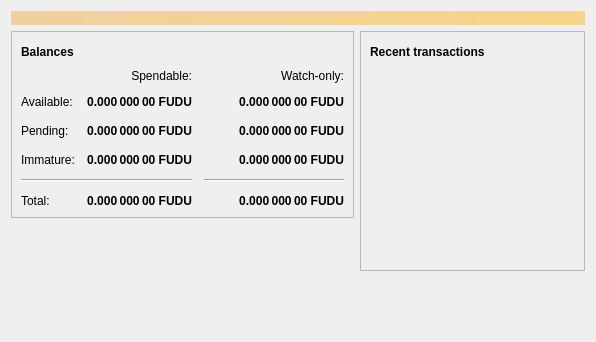
<?xml version="1.0" encoding="UTF-8"?>
<ui version="4.0">
 <class>OverviewPage</class>
 <widget class="QWidget" name="OverviewPage">
  <property name="geometry">
   <rect>
    <x>0</x>
    <y>0</y>
    <width>596</width>
    <height>342</height>
   </rect>
  </property>
  <property name="windowTitle">
   <string>Form</string>
  </property>
  <layout class="QVBoxLayout" name="topLayout">
   <item>
    <widget class="QLabel" name="labelAlerts">
     <property name="visible">
      <bool>false</bool>
     </property>
     <property name="styleSheet">
      <string notr="true">QLabel { background-color: qlineargradient(x1: 0, y1: 0, x2: 1, y2: 0, stop:0 #F0D0A0, stop:1 #F8D488); color:#000000; }</string>
     </property>
     <property name="wordWrap">
      <bool>true</bool>
     </property>
     <property name="margin">
      <number>3</number>
     </property>
     <property name="textInteractionFlags">
      <set>Qt::TextSelectableByMouse</set>
     </property>
    </widget>
   </item>
   <item>
    <layout class="QHBoxLayout" name="horizontalLayout" stretch="1,1">
     <item>
      <layout class="QVBoxLayout" name="verticalLayout_2">
       <item>
        <widget class="QFrame" name="frame">
         <property name="frameShape">
          <enum>QFrame::StyledPanel</enum>
         </property>
         <property name="frameShadow">
          <enum>QFrame::Raised</enum>
         </property>
         <layout class="QVBoxLayout" name="verticalLayout_4">
          <item>
           <layout class="QHBoxLayout" name="horizontalLayout_4">
            <item>
             <widget class="QLabel" name="label_5">
              <property name="font">
               <font>
                <weight>75</weight>
                <bold>true</bold>
               </font>
              </property>
              <property name="text">
               <string>Balances</string>
              </property>
             </widget>
            </item>
            <item>
             <widget class="QPushButton" name="labelWalletStatus">
              <property name="enabled">
               <bool>true</bool>
              </property>
              <property name="maximumSize">
               <size>
                <width>30</width>
                <height>16777215</height>
               </size>
              </property>
              <property name="toolTip">
               <string>The displayed information may be out of date. Your wallet automatically synchronizes with the Fuducoin network after a connection is established, but this process has not completed yet.</string>
              </property>
              <property name="text">
               <string/>
              </property>
              <property name="icon">
               <iconset resource="../bitcoin.qrc">
                <normaloff>:/icons/warning</normaloff>
                <disabledoff>:/icons/warning</disabledoff>:/icons/warning</iconset>
              </property>
              <property name="iconSize">
               <size>
                <width>24</width>
                <height>24</height>
               </size>
              </property>
              <property name="flat">
               <bool>true</bool>
              </property>
             </widget>
            </item>
            <item>
             <spacer name="horizontalSpacer_3">
              <property name="orientation">
               <enum>Qt::Horizontal</enum>
              </property>
              <property name="sizeHint" stdset="0">
               <size>
                <width>40</width>
                <height>20</height>
               </size>
              </property>
             </spacer>
            </item>
           </layout>
          </item>
          <item>
           <layout class="QGridLayout" name="gridLayout">
            <property name="spacing">
             <number>12</number>
            </property>
            <item row="2" column="2">
             <widget class="QLabel" name="labelWatchPending">
              <property name="font">
               <font>
                <weight>75</weight>
                <bold>true</bold>
               </font>
              </property>
              <property name="cursor">
               <cursorShape>IBeamCursor</cursorShape>
              </property>
              <property name="toolTip">
               <string>Unconfirmed transactions to watch-only addresses</string>
              </property>
              <property name="text">
               <string notr="true">0.000 000 00 FUDU</string>
              </property>
              <property name="alignment">
               <set>Qt::AlignRight|Qt::AlignTrailing|Qt::AlignVCenter</set>
              </property>
              <property name="textInteractionFlags">
               <set>Qt::LinksAccessibleByMouse|Qt::TextSelectableByKeyboard|Qt::TextSelectableByMouse</set>
              </property>
             </widget>
            </item>
            <item row="2" column="1">
             <widget class="QLabel" name="labelUnconfirmed">
              <property name="font">
               <font>
                <weight>75</weight>
                <bold>true</bold>
               </font>
              </property>
              <property name="cursor">
               <cursorShape>IBeamCursor</cursorShape>
              </property>
              <property name="toolTip">
               <string>Total of transactions that have yet to be confirmed, and do not yet count toward the spendable balance</string>
              </property>
              <property name="text">
               <string notr="true">0.000 000 00 FUDU</string>
              </property>
              <property name="alignment">
               <set>Qt::AlignRight|Qt::AlignTrailing|Qt::AlignVCenter</set>
              </property>
              <property name="textInteractionFlags">
               <set>Qt::LinksAccessibleByMouse|Qt::TextSelectableByKeyboard|Qt::TextSelectableByMouse</set>
              </property>
             </widget>
            </item>
            <item row="3" column="2">
             <widget class="QLabel" name="labelWatchImmature">
              <property name="font">
               <font>
                <weight>75</weight>
                <bold>true</bold>
               </font>
              </property>
              <property name="cursor">
               <cursorShape>IBeamCursor</cursorShape>
              </property>
              <property name="toolTip">
               <string>Mined balance in watch-only addresses that has not yet matured</string>
              </property>
              <property name="text">
               <string notr="true">0.000 000 00 FUDU</string>
              </property>
              <property name="alignment">
               <set>Qt::AlignRight|Qt::AlignTrailing|Qt::AlignVCenter</set>
              </property>
              <property name="textInteractionFlags">
               <set>Qt::LinksAccessibleByMouse|Qt::TextSelectableByKeyboard|Qt::TextSelectableByMouse</set>
              </property>
             </widget>
            </item>
            <item row="4" column="0" colspan="2">
             <widget class="Line" name="line">
              <property name="orientation">
               <enum>Qt::Horizontal</enum>
              </property>
             </widget>
            </item>
            <item row="4" column="2">
             <widget class="Line" name="lineWatchBalance">
              <property name="sizePolicy">
               <sizepolicy hsizetype="Preferred" vsizetype="Fixed">
                <horstretch>0</horstretch>
                <verstretch>0</verstretch>
               </sizepolicy>
              </property>
              <property name="minimumSize">
               <size>
                <width>140</width>
                <height>0</height>
               </size>
              </property>
              <property name="orientation">
               <enum>Qt::Horizontal</enum>
              </property>
             </widget>
            </item>
            <item row="5" column="0">
             <widget class="QLabel" name="labelTotalText">
              <property name="text">
               <string>Total:</string>
              </property>
             </widget>
            </item>
            <item row="3" column="1">
             <widget class="QLabel" name="labelImmature">
              <property name="font">
               <font>
                <weight>75</weight>
                <bold>true</bold>
               </font>
              </property>
              <property name="cursor">
               <cursorShape>IBeamCursor</cursorShape>
              </property>
              <property name="toolTip">
               <string>Mined balance that has not yet matured</string>
              </property>
              <property name="text">
               <string notr="true">0.000 000 00 FUDU</string>
              </property>
              <property name="alignment">
               <set>Qt::AlignRight|Qt::AlignTrailing|Qt::AlignVCenter</set>
              </property>
              <property name="textInteractionFlags">
               <set>Qt::LinksAccessibleByMouse|Qt::TextSelectableByKeyboard|Qt::TextSelectableByMouse</set>
              </property>
             </widget>
            </item>
            <item row="2" column="3">
             <spacer name="horizontalSpacer_2">
              <property name="orientation">
               <enum>Qt::Horizontal</enum>
              </property>
              <property name="sizeHint" stdset="0">
               <size>
                <width>40</width>
                <height>20</height>
               </size>
              </property>
             </spacer>
            </item>
            <item row="3" column="0">
             <widget class="QLabel" name="labelImmatureText">
              <property name="text">
               <string>Immature:</string>
              </property>
             </widget>
            </item>
            <item row="5" column="1">
             <widget class="QLabel" name="labelTotal">
              <property name="font">
               <font>
                <weight>75</weight>
                <bold>true</bold>
               </font>
              </property>
              <property name="cursor">
               <cursorShape>IBeamCursor</cursorShape>
              </property>
              <property name="toolTip">
               <string>Your current total balance</string>
              </property>
              <property name="text">
               <string notr="true">0.000 000 00 FUDU</string>
              </property>
              <property name="alignment">
               <set>Qt::AlignRight|Qt::AlignTrailing|Qt::AlignVCenter</set>
              </property>
              <property name="textInteractionFlags">
               <set>Qt::LinksAccessibleByMouse|Qt::TextSelectableByKeyboard|Qt::TextSelectableByMouse</set>
              </property>
             </widget>
            </item>
            <item row="5" column="2">
             <widget class="QLabel" name="labelWatchTotal">
              <property name="font">
               <font>
                <weight>75</weight>
                <bold>true</bold>
               </font>
              </property>
              <property name="cursor">
               <cursorShape>IBeamCursor</cursorShape>
              </property>
              <property name="toolTip">
               <string>Current total balance in watch-only addresses</string>
              </property>
              <property name="text">
               <string notr="true">0.000 000 00 FUDU</string>
              </property>
              <property name="alignment">
               <set>Qt::AlignRight|Qt::AlignTrailing|Qt::AlignVCenter</set>
              </property>
              <property name="textInteractionFlags">
               <set>Qt::LinksAccessibleByMouse|Qt::TextSelectableByKeyboard|Qt::TextSelectableByMouse</set>
              </property>
             </widget>
            </item>
            <item row="0" column="2">
             <widget class="QLabel" name="labelWatchonly">
              <property name="text">
               <string>Watch-only:</string>
              </property>
              <property name="alignment">
               <set>Qt::AlignRight|Qt::AlignTrailing|Qt::AlignVCenter</set>
              </property>
             </widget>
            </item>
            <item row="1" column="0">
             <widget class="QLabel" name="labelBalanceText">
              <property name="text">
               <string>Available:</string>
              </property>
             </widget>
            </item>
            <item row="1" column="1">
             <widget class="QLabel" name="labelBalance">
              <property name="font">
               <font>
                <weight>75</weight>
                <bold>true</bold>
               </font>
              </property>
              <property name="cursor">
               <cursorShape>IBeamCursor</cursorShape>
              </property>
              <property name="toolTip">
               <string>Your current spendable balance</string>
              </property>
              <property name="text">
               <string notr="true">0.000 000 00 FUDU</string>
              </property>
              <property name="alignment">
               <set>Qt::AlignRight|Qt::AlignTrailing|Qt::AlignVCenter</set>
              </property>
              <property name="textInteractionFlags">
               <set>Qt::LinksAccessibleByMouse|Qt::TextSelectableByKeyboard|Qt::TextSelectableByMouse</set>
              </property>
             </widget>
            </item>
            <item row="1" column="2">
             <widget class="QLabel" name="labelWatchAvailable">
              <property name="font">
               <font>
                <weight>75</weight>
                <bold>true</bold>
               </font>
              </property>
              <property name="cursor">
               <cursorShape>IBeamCursor</cursorShape>
              </property>
              <property name="toolTip">
               <string>Your current balance in watch-only addresses</string>
              </property>
              <property name="text">
               <string notr="true">0.000 000 00 FUDU</string>
              </property>
              <property name="alignment">
               <set>Qt::AlignRight|Qt::AlignTrailing|Qt::AlignVCenter</set>
              </property>
              <property name="textInteractionFlags">
               <set>Qt::LinksAccessibleByMouse|Qt::TextSelectableByKeyboard|Qt::TextSelectableByMouse</set>
              </property>
             </widget>
            </item>
            <item row="2" column="0">
             <widget class="QLabel" name="labelPendingText">
              <property name="text">
               <string>Pending:</string>
              </property>
             </widget>
            </item>
            <item row="0" column="1">
             <widget class="QLabel" name="labelSpendable">
              <property name="text">
               <string>Spendable:</string>
              </property>
              <property name="alignment">
               <set>Qt::AlignRight|Qt::AlignTrailing|Qt::AlignVCenter</set>
              </property>
             </widget>
            </item>
           </layout>
          </item>
         </layout>
        </widget>
       </item>
       <item>
        <spacer name="verticalSpacer">
         <property name="orientation">
          <enum>Qt::Vertical</enum>
         </property>
         <property name="sizeHint" stdset="0">
          <size>
           <width>20</width>
           <height>40</height>
          </size>
         </property>
        </spacer>
       </item>
      </layout>
     </item>
     <item>
      <layout class="QVBoxLayout" name="verticalLayout_3">
       <item>
        <widget class="QFrame" name="frame_2">
         <property name="frameShape">
          <enum>QFrame::StyledPanel</enum>
         </property>
         <property name="frameShadow">
          <enum>QFrame::Raised</enum>
         </property>
         <layout class="QVBoxLayout" name="verticalLayout">
          <item>
           <layout class="QHBoxLayout" name="horizontalLayout_2">
            <item>
             <widget class="QLabel" name="label_4">
              <property name="font">
               <font>
                <weight>75</weight>
                <bold>true</bold>
               </font>
              </property>
              <property name="text">
               <string>Recent transactions</string>
              </property>
             </widget>
            </item>
            <item>
             <widget class="QPushButton" name="labelTransactionsStatus">
              <property name="enabled">
               <bool>true</bool>
              </property>
              <property name="maximumSize">
               <size>
                <width>30</width>
                <height>16777215</height>
               </size>
              </property>
              <property name="toolTip">
               <string>The displayed information may be out of date. Your wallet automatically synchronizes with the Fuducoin network after a connection is established, but this process has not completed yet.</string>
              </property>
              <property name="text">
               <string/>
              </property>
              <property name="icon">
               <iconset resource="../bitcoin.qrc">
                <normaloff>:/icons/warning</normaloff>
                <disabledoff>:/icons/warning</disabledoff>:/icons/warning</iconset>
              </property>
              <property name="iconSize">
               <size>
                <width>24</width>
                <height>24</height>
               </size>
              </property>
              <property name="flat">
               <bool>true</bool>
              </property>
             </widget>
            </item>
            <item>
             <spacer name="horizontalSpacer">
              <property name="orientation">
               <enum>Qt::Horizontal</enum>
              </property>
              <property name="sizeHint" stdset="0">
               <size>
                <width>40</width>
                <height>20</height>
               </size>
              </property>
             </spacer>
            </item>
           </layout>
          </item>
          <item>
           <widget class="QListView" name="listTransactions">
            <property name="styleSheet">
             <string notr="true">QListView { background: transparent; }</string>
            </property>
            <property name="frameShape">
             <enum>QFrame::NoFrame</enum>
            </property>
            <property name="verticalScrollBarPolicy">
             <enum>Qt::ScrollBarAlwaysOff</enum>
            </property>
            <property name="horizontalScrollBarPolicy">
             <enum>Qt::ScrollBarAlwaysOff</enum>
            </property>
            <property name="selectionMode">
             <enum>QAbstractItemView::NoSelection</enum>
            </property>
           </widget>
          </item>
         </layout>
        </widget>
       </item>
       <item>
        <spacer name="verticalSpacer_2">
         <property name="orientation">
          <enum>Qt::Vertical</enum>
         </property>
         <property name="sizeHint" stdset="0">
          <size>
           <width>20</width>
           <height>40</height>
          </size>
         </property>
        </spacer>
       </item>
      </layout>
     </item>
    </layout>
   </item>
  </layout>
 </widget>
 <resources/>
 <connections/>
</ui>
